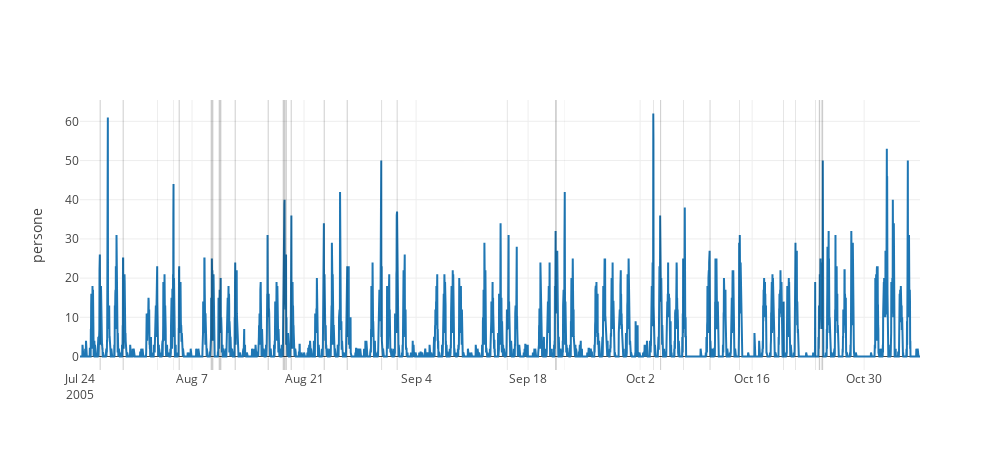
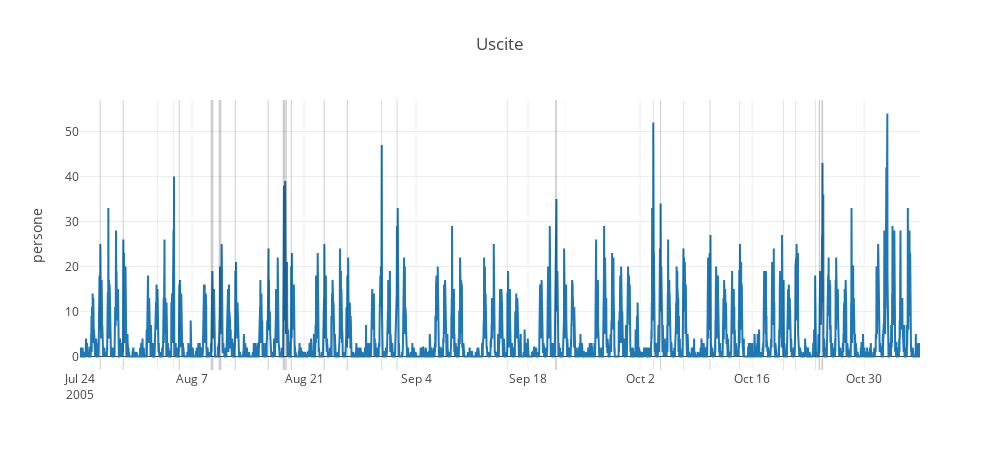

Write notebook code for charts like these, in order.
### Code cell
#PLOT ORIGINAL DATA
dataOriginal={}
dataOriginal["timestamps"]=data["timestamps"]
dataOriginal["ingressi"]=in__.iloc[:,3:4].values
plotData(dataOriginal, shapes, message="")

dataOriginal={}
dataOriginal["timestamps"]=data["timestamps"]
dataOriginal["uscite"]=out__.iloc[:,3:4].values
plotData(dataOriginal, shapes, message="Uscite")

#EVALUATION RESULTS, differents threshold for different total anomalies detected
thresholdAnomaly=0.081
for key, data in allData.items():
    print(key)
    shapes2=evaluateResult(thresholdAnomaly, data["anomalyLikelihood"], data["timestamps"], frameEV)
    #plotData(data, shapes, message=key, shapes2=shapes2)
    
    thresholdAnomaly=0.0766#104
    print(key)
    shapes2=evaluateResult(thresholdAnomaly, data["anomalyLikelihood"], data["timestamps"], frameEV)
    
    thresholdAnomaly=0.08798#70
    print(key)
    shapes2=evaluateResult(thresholdAnomaly, data["anomalyLikelihood"], data["timestamps"], frameEV)
    
    thresholdAnomaly=0.132#48
    print(key)
    shapes2=evaluateResult(thresholdAnomaly, data["anomalyLikelihood"], data["timestamps"], frameEV)

### Figure 1 — Plotly figure (JSON) as saved in the notebook; plotly's stock layout.template omitted (floating-point values rounded to 4 significant figures; data arrays with more than 128 entries replaced by an {"elided": "..."} marker saying what was removed)
{"data": [{"name": "ingressi", "type": "scatter", "uid": "e2740b84-d2b6-11e8-9d5f-c71979b6e80f", "x": {"elided": "5040 str values"}, "y": {"elided": "5040 int values"}}], "layout": {"height": 450, "shapes": [{"fillcolor": "#000000", "line": {"width": 0}, "opacity": 0.2, "type": "rect", "x0": "2005-07-26 11:00:00", "x1": "2005-07-26 14:00:00", "xref": "x", "y0": 0, "y1": 1, "yref": "paper"}, {"fillcolor": "#000000", "line": {"width": 0}, "opacity": 0.2, "type": "rect", "x0": "2005-07-29 08:00:00", "x1": "2005-07-29 11:00:00", "xref": "x", "y0": 0, "y1": 1, "yref": "paper"}, {"fillcolor": "#000000", "line": {"width": 0}, "opacity": 0.2, "type": "rect", "x0": "2005-08-02 15:30:00", "x1": "2005-08-02 16:30:00", "xref": "x", "y0": 0, "y1": 1, "yref": "paper"}, {"fillcolor": "#000000", "line": {"width": 0}, "opacity": 0.2, "type": "rect", "x0": "2005-08-04 16:30:00", "x1": "2005-08-04 17:30:00", "xref": "x", "y0": 0, "y1": 1, "yref": "paper"}, {"fillcolor": "#000000", "line": {"width": 0}, "opacity": 0.2, "type": "rect", "x0": "2005-08-05 08:00:00", "x1": "2005-08-05 11:00:00", "xref": "x", "y0": 0, "y1": 1, "yref": "paper"}, {"fillcolor": "#000000", "line": {"width": 0}, "opacity": 0.2, "type": "rect", "x0": "2005-08-09 08:00:00", "x1": "2005-08-09 16:00:00", "xref": "x", "y0": 0, "y1": 1, "yref": "paper"}, {"fillcolor": "#000000", "line": {"width": 0}, "opacity": 0.2, "type": "rect", "x0": "2005-08-10 08:00:00", "x1": "2005-08-10 16:00:00", "xref": "x", "y0": 0, "y1": 1, "yref": "paper"}, {"fillcolor": "#000000", "line": {"width": 0}, "opacity": 0.2, "type": "rect", "x0": "2005-08-12 08:00:00", "x1": "2005-08-12 11:00:00", "xref": "x", "y0": 0, "y1": 1, "yref": "paper"}, {"fillcolor": "#000000", "line": {"width": 0}, "opacity": 0.2, "type": "rect", "x0": "2005-08-16 11:00:00", "x1": "2005-08-16 14:00:00", "xref": "x", "y0": 0, "y1": 1, "yref": "paper"}, {"fillcolor": "#000000", "line": {"width": 0}, "opacity": 0.2, "type": "rect", "x0": "2005-08-18 08:00:00", "x1": "2005-08-18 17:00:00", "xref": "x", "y0": 0, "y1": 1, "yref": "paper"}, {"fillcolor": "#000000", "line": {"width": 0}, "opacity": 0.2, "type": "rect", "x0": "2005-08-18 18:00:00", "x1": "2005-08-18 20:30:00", "xref": "x", "y0": 0, "y1": 1, "yref": "paper"}, {"fillcolor": "#000000", "line": {"width": 0}, "opacity": 0.2, "type": "rect", "x0": "2005-08-19 08:00:00", "x1": "2005-08-19 11:00:00", "xref": "x", "y0": 0, "y1": 1, "yref": "paper"}, {"fillcolor": "#000000", "line": {"width": 0}, "opacity": 0.2, "type": "rect", "x0": "2005-08-23 11:00:00", "x1": "2005-08-23 14:00:00", "xref": "x", "y0": 0, "y1": 1, "yref": "paper"}, {"fillcolor": "#000000", "line": {"width": 0}, "opacity": 0.2, "type": "rect", "x0": "2005-08-26 08:00:00", "x1": "2005-08-26 11:00:00", "xref": "x", "y0": 0, "y1": 1, "yref": "paper"}, {"fillcolor": "#000000", "line": {"width": 0}, "opacity": 0.2, "type": "rect", "x0": "2005-08-30 16:00:00", "x1": "2005-08-30 18:00:00", "xref": "x", "y0": 0, "y1": 1, "yref": "paper"}, {"fillcolor": "#000000", "line": {"width": 0}, "opacity": 0.2, "type": "rect", "x0": "2005-09-01 14:00:00", "x1": "2005-09-01 16:30:00", "xref": "x", "y0": 0, "y1": 1, "yref": "paper"}, {"fillcolor": "#000000", "line": {"width": 0}, "opacity": 0.2, "type": "rect", "x0": "2005-09-15 08:30:00", "x1": "2005-09-15 10:00:00", "xref": "x", "y0": 0, "y1": 1, "yref": "paper"}, {"fillcolor": "#000000", "line": {"width": 0}, "opacity": 0.2, "type": "rect", "x0": "2005-09-21 09:00:00", "x1": "2005-09-21 14:00:00", "xref": "x", "y0": 0, "y1": 1, "yref": "paper"}, {"fillcolor": "#000000", "line": {"width": 0}, "opacity": 0.2, "type": "rect", "x0": "2005-09-22 14:00:00", "x1": "2005-09-22 14:30:00", "xref": "x", "y0": 0, "y1": 1, "yref": "paper"}, {"fillcolor": "#000000", "line": {"width": 0}, "opacity": 0.2, "type": "rect", "x0": "2005-10-03 15:30:00", "x1": "2005-10-03 17:00:00", "xref": "x", "y0": 0, "y1": 1, "yref": "paper"}, {"fillcolor": "#000000", "line": {"width": 0}, "opacity": 0.2, "type": "rect", "x0": "2005-10-04 12:00:00", "x1": "2005-10-04 15:00:00", "xref": "x", "y0": 0, "y1": 1, "yref": "paper"}, {"fillcolor": "#000000", "line": {"width": 0}, "opacity": 0.2, "type": "rect", "x0": "2005-10-07 09:00:00", "x1": "2005-10-07 10:30:00", "xref": "x", "y0": 0, "y1": 1, "yref": "paper"}, {"fillcolor": "#000000", "line": {"width": 0}, "opacity": 0.2, "type": "rect", "x0": "2005-10-10 16:30:00", "x1": "2005-10-10 19:00:00", "xref": "x", "y0": 0, "y1": 1, "yref": "paper"}, {"fillcolor": "#000000", "line": {"width": 0}, "opacity": 0.2, "type": "rect", "x0": "2005-10-14 09:00:00", "x1": "2005-10-14 10:30:00", "xref": "x", "y0": 0, "y1": 1, "yref": "paper"}, {"fillcolor": "#000000", "line": {"width": 0}, "opacity": 0.2, "type": "rect", "x0": "2005-10-19 22:00:00", "x1": "2005-10-19 23:30:00", "xref": "x", "y0": 0, "y1": 1, "yref": "paper"}, {"fillcolor": "#000000", "line": {"width": 0}, "opacity": 0.2, "type": "rect", "x0": "2005-10-21 09:00:00", "x1": "2005-10-21 10:30:00", "xref": "x", "y0": 0, "y1": 1, "yref": "paper"}, {"fillcolor": "#000000", "line": {"width": 0}, "opacity": 0.2, "type": "rect", "x0": "2005-10-23 21:00:00", "x1": "2005-10-23 22:30:00", "xref": "x", "y0": 0, "y1": 1, "yref": "paper"}, {"fillcolor": "#000000", "line": {"width": 0}, "opacity": 0.2, "type": "rect", "x0": "2005-10-24 08:00:00", "x1": "2005-10-24 12:00:00", "xref": "x", "y0": 0, "y1": 1, "yref": "paper"}, {"fillcolor": "#000000", "line": {"width": 0}, "opacity": 0.2, "type": "rect", "x0": "2005-10-24 16:00:00", "x1": "2005-10-24 21:00:00", "xref": "x", "y0": 0, "y1": 1, "yref": "paper"}], "title": "", "width": 1000, "yaxis": {"title": "persone"}, "yaxis2": {"overlaying": "y", "side": "right", "title": "percentuale"}}}

### Figure 2 — Plotly figure (JSON) as saved in the notebook; plotly's stock layout.template omitted (floating-point values rounded to 4 significant figures; data arrays with more than 128 entries replaced by an {"elided": "..."} marker saying what was removed)
{"data": [{"name": "uscite", "type": "scatter", "uid": "e2c96688-d2b6-11e8-9d5f-c71979b6e80f", "x": {"elided": "5040 str values"}, "y": {"elided": "5040 int values"}}], "layout": {"height": 450, "shapes": [{"fillcolor": "#000000", "line": {"width": 0}, "opacity": 0.2, "type": "rect", "x0": "2005-07-26 11:00:00", "x1": "2005-07-26 14:00:00", "xref": "x", "y0": 0, "y1": 1, "yref": "paper"}, {"fillcolor": "#000000", "line": {"width": 0}, "opacity": 0.2, "type": "rect", "x0": "2005-07-29 08:00:00", "x1": "2005-07-29 11:00:00", "xref": "x", "y0": 0, "y1": 1, "yref": "paper"}, {"fillcolor": "#000000", "line": {"width": 0}, "opacity": 0.2, "type": "rect", "x0": "2005-08-02 15:30:00", "x1": "2005-08-02 16:30:00", "xref": "x", "y0": 0, "y1": 1, "yref": "paper"}, {"fillcolor": "#000000", "line": {"width": 0}, "opacity": 0.2, "type": "rect", "x0": "2005-08-04 16:30:00", "x1": "2005-08-04 17:30:00", "xref": "x", "y0": 0, "y1": 1, "yref": "paper"}, {"fillcolor": "#000000", "line": {"width": 0}, "opacity": 0.2, "type": "rect", "x0": "2005-08-05 08:00:00", "x1": "2005-08-05 11:00:00", "xref": "x", "y0": 0, "y1": 1, "yref": "paper"}, {"fillcolor": "#000000", "line": {"width": 0}, "opacity": 0.2, "type": "rect", "x0": "2005-08-09 08:00:00", "x1": "2005-08-09 16:00:00", "xref": "x", "y0": 0, "y1": 1, "yref": "paper"}, {"fillcolor": "#000000", "line": {"width": 0}, "opacity": 0.2, "type": "rect", "x0": "2005-08-10 08:00:00", "x1": "2005-08-10 16:00:00", "xref": "x", "y0": 0, "y1": 1, "yref": "paper"}, {"fillcolor": "#000000", "line": {"width": 0}, "opacity": 0.2, "type": "rect", "x0": "2005-08-12 08:00:00", "x1": "2005-08-12 11:00:00", "xref": "x", "y0": 0, "y1": 1, "yref": "paper"}, {"fillcolor": "#000000", "line": {"width": 0}, "opacity": 0.2, "type": "rect", "x0": "2005-08-16 11:00:00", "x1": "2005-08-16 14:00:00", "xref": "x", "y0": 0, "y1": 1, "yref": "paper"}, {"fillcolor": "#000000", "line": {"width": 0}, "opacity": 0.2, "type": "rect", "x0": "2005-08-18 08:00:00", "x1": "2005-08-18 17:00:00", "xref": "x", "y0": 0, "y1": 1, "yref": "paper"}, {"fillcolor": "#000000", "line": {"width": 0}, "opacity": 0.2, "type": "rect", "x0": "2005-08-18 18:00:00", "x1": "2005-08-18 20:30:00", "xref": "x", "y0": 0, "y1": 1, "yref": "paper"}, {"fillcolor": "#000000", "line": {"width": 0}, "opacity": 0.2, "type": "rect", "x0": "2005-08-19 08:00:00", "x1": "2005-08-19 11:00:00", "xref": "x", "y0": 0, "y1": 1, "yref": "paper"}, {"fillcolor": "#000000", "line": {"width": 0}, "opacity": 0.2, "type": "rect", "x0": "2005-08-23 11:00:00", "x1": "2005-08-23 14:00:00", "xref": "x", "y0": 0, "y1": 1, "yref": "paper"}, {"fillcolor": "#000000", "line": {"width": 0}, "opacity": 0.2, "type": "rect", "x0": "2005-08-26 08:00:00", "x1": "2005-08-26 11:00:00", "xref": "x", "y0": 0, "y1": 1, "yref": "paper"}, {"fillcolor": "#000000", "line": {"width": 0}, "opacity": 0.2, "type": "rect", "x0": "2005-08-30 16:00:00", "x1": "2005-08-30 18:00:00", "xref": "x", "y0": 0, "y1": 1, "yref": "paper"}, {"fillcolor": "#000000", "line": {"width": 0}, "opacity": 0.2, "type": "rect", "x0": "2005-09-01 14:00:00", "x1": "2005-09-01 16:30:00", "xref": "x", "y0": 0, "y1": 1, "yref": "paper"}, {"fillcolor": "#000000", "line": {"width": 0}, "opacity": 0.2, "type": "rect", "x0": "2005-09-15 08:30:00", "x1": "2005-09-15 10:00:00", "xref": "x", "y0": 0, "y1": 1, "yref": "paper"}, {"fillcolor": "#000000", "line": {"width": 0}, "opacity": 0.2, "type": "rect", "x0": "2005-09-21 09:00:00", "x1": "2005-09-21 14:00:00", "xref": "x", "y0": 0, "y1": 1, "yref": "paper"}, {"fillcolor": "#000000", "line": {"width": 0}, "opacity": 0.2, "type": "rect", "x0": "2005-09-22 14:00:00", "x1": "2005-09-22 14:30:00", "xref": "x", "y0": 0, "y1": 1, "yref": "paper"}, {"fillcolor": "#000000", "line": {"width": 0}, "opacity": 0.2, "type": "rect", "x0": "2005-10-03 15:30:00", "x1": "2005-10-03 17:00:00", "xref": "x", "y0": 0, "y1": 1, "yref": "paper"}, {"fillcolor": "#000000", "line": {"width": 0}, "opacity": 0.2, "type": "rect", "x0": "2005-10-04 12:00:00", "x1": "2005-10-04 15:00:00", "xref": "x", "y0": 0, "y1": 1, "yref": "paper"}, {"fillcolor": "#000000", "line": {"width": 0}, "opacity": 0.2, "type": "rect", "x0": "2005-10-07 09:00:00", "x1": "2005-10-07 10:30:00", "xref": "x", "y0": 0, "y1": 1, "yref": "paper"}, {"fillcolor": "#000000", "line": {"width": 0}, "opacity": 0.2, "type": "rect", "x0": "2005-10-10 16:30:00", "x1": "2005-10-10 19:00:00", "xref": "x", "y0": 0, "y1": 1, "yref": "paper"}, {"fillcolor": "#000000", "line": {"width": 0}, "opacity": 0.2, "type": "rect", "x0": "2005-10-14 09:00:00", "x1": "2005-10-14 10:30:00", "xref": "x", "y0": 0, "y1": 1, "yref": "paper"}, {"fillcolor": "#000000", "line": {"width": 0}, "opacity": 0.2, "type": "rect", "x0": "2005-10-19 22:00:00", "x1": "2005-10-19 23:30:00", "xref": "x", "y0": 0, "y1": 1, "yref": "paper"}, {"fillcolor": "#000000", "line": {"width": 0}, "opacity": 0.2, "type": "rect", "x0": "2005-10-21 09:00:00", "x1": "2005-10-21 10:30:00", "xref": "x", "y0": 0, "y1": 1, "yref": "paper"}, {"fillcolor": "#000000", "line": {"width": 0}, "opacity": 0.2, "type": "rect", "x0": "2005-10-23 21:00:00", "x1": "2005-10-23 22:30:00", "xref": "x", "y0": 0, "y1": 1, "yref": "paper"}, {"fillcolor": "#000000", "line": {"width": 0}, "opacity": 0.2, "type": "rect", "x0": "2005-10-24 08:00:00", "x1": "2005-10-24 12:00:00", "xref": "x", "y0": 0, "y1": 1, "yref": "paper"}, {"fillcolor": "#000000", "line": {"width": 0}, "opacity": 0.2, "type": "rect", "x0": "2005-10-24 16:00:00", "x1": "2005-10-24 21:00:00", "xref": "x", "y0": 0, "y1": 1, "yref": "paper"}], "title": "Uscite", "width": 1000, "yaxis": {"title": "persone"}, "yaxis2": {"overlaying": "y", "side": "right", "title": "percentuale"}}}
